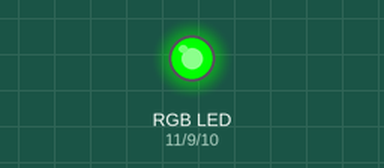
Bench run of a sketch on a simulated Arduino Uno, built with avr-gcc and run on an emulated ATmega328P. On the bench: an RGB LED mixed from three pins (HIGH = lit). What the sketch prints to the serial monitor is not drawn.

Above: at 0.15 s.
Timing chart, 0 to 1.6 s (numbered marks = the images above):
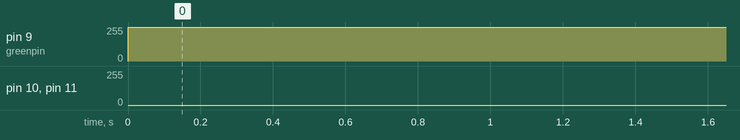

Measured:
- by itself, pin 9 (greenpin): 0/255 → 255/255 at 0.00 s

The sketch:

modulo_smd_rgb.ino
```cpp
// MODULO SMD LED RGB - KY-009
// Modulo actuador que consiste en un led con 3 entradas para color R,G,B
//
// La pata R: rojo, hay que conectar una resistencia de 180 ohmios
// La pata G: verde, hay que conectar una resistencia de 100 ohmios
// La pata V: verde, hay que conectar una resistencia de 100 ohmios
//
// VCC 5 voltios (en este caso los pines de color)

int redpin = 11; // select the pin for the red LED
int bluepin = 10; // select the pin for the blue LED
int greenpin = 9; // select the pin for the green LED
int val=0;
void setup () {
  pinMode (redpin, OUTPUT);
  pinMode (bluepin, OUTPUT);
  pinMode (greenpin, OUTPUT);
  Serial.begin (9600);
}

void loop () {
  for (val=255; val>0; val--)
  {
    analogWrite (redpin, val);
    analogWrite (bluepin, 255-val);
    analogWrite (greenpin, 128-val);
    delay (1);
  }
  for (val = 0; val <255; val++)
  {
    analogWrite (redpin, val);
    analogWrite (bluepin, 255-val);
    analogWrite (greenpin, 128-val);
    delay (1);
  }
  Serial.println (val, DEC);
}
```
